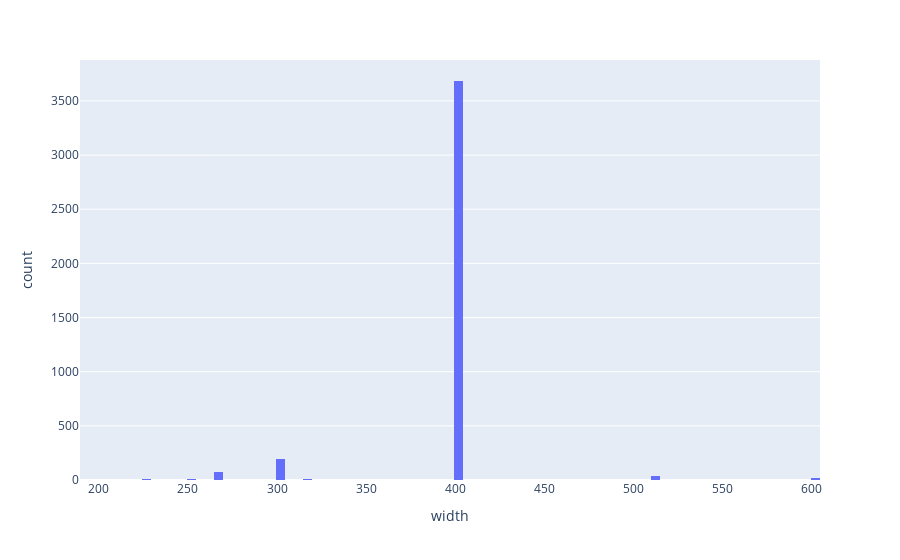

Here is the notebook cell this chart was saved with:
### Markdown cell above
Распределение размера изображений

### Code cell
fig = px.histogram(df, x="width")
fig.show()

### Figure 1 — Plotly figure (JSON) as saved in the notebook; plotly's stock layout.template omitted (floating-point values rounded to 4 significant figures; data arrays with more than 128 entries replaced by an {"elided": "..."} marker saying what was removed)
{"data": [{"alignmentgroup": "True", "bingroup": "x", "hovertemplate": "width=%{x}<br>count=%{y}<extra></extra>", "legendgroup": "", "marker": {"color": "#636efa", "pattern": {"shape": ""}}, "name": "", "offsetgroup": "", "orientation": "v", "showlegend": false, "type": "histogram", "x": {"elided": "4072 int values"}, "xaxis": "x", "yaxis": "y"}], "layout": {"barmode": "relative", "legend": {"tracegroupgap": 0}, "margin": {"t": 60}, "xaxis": {"anchor": "y", "domain": [0, 1], "title": {"text": "width"}}, "yaxis": {"anchor": "x", "domain": [0, 1], "title": {"text": "count"}}}}
